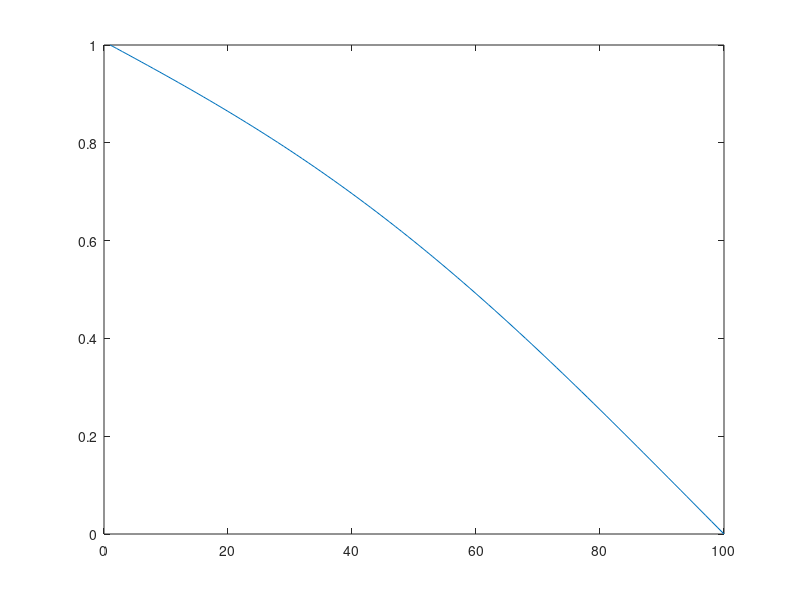

The MATLAB source for this figure:
% This program plots an animated version of the diffusion profile for specified bpundary
% conditions. Use a combination of `hold on` and `plot` within the loop to see stepwise
% evolution of the profile. 

clear all;

%Parameters
N=100;
dx=0.5;
dt=0.1;
D=2;

% Setup the system
x=1:N;
alpha=D*dt/((dx)^2);

%Declarations
conc=ones(1, N);

%Boundary Conditions
conc(1)=1;
conc(N)=0;

%Plot initial profile
plot(x, conc, 'b'), xlabel('Distance'), ylabel('Composition');
title('1D Diffusion Profile');
%hold on

%Evolve
for k=1:100
    for j=1:5
        for i=2:N-1
            conc(i)=conc(i)*(1-2*alpha) + alpha*(conc(i-1)+conc(i+1));
        end
    end
    plot (x, conc);
    %hold on
    drawnow % creates an animation by refreshing plot data
end
